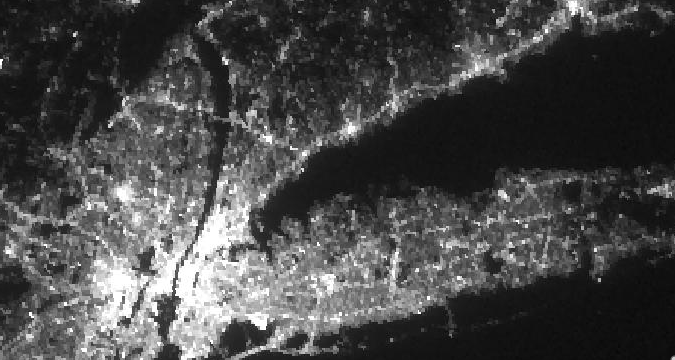
#> input picture febNy.png, 675 x 360 px; its folder holds only this picture in this run
$ python analyzeNightLight.py febNy.png
#> lines starting #> are read from the running program, lines starting #| are printed output that depends on the picture
#This script was made for the 2020 NASA Rocket Apps Hackathon.
#The SustainableSeers' goal is to analyze and prepare graphics on
#how COVID-19 affected the UN's SDG #11.
#By hexatedjuice | https://github.com/hexatedjuice

from PIL import Image
import sys
import cv2
import numpy as np

files = sys.argv[1:]
values = []

def main():
	clean(files)
	analyze(files)
	report(values)

def clean(stuff):
	tmp = []
	for a in stuff:
		im = cv2.imread(a)
#> im is the input picture: shape (360, 675, 3); min 3, max 255, mean 71.7

		#smooth images by closing and opening w enlarging kernel
		morph = im.copy()
		kernel = cv2.getStructuringElement(cv2.MORPH_RECT, (1, 1))
		morph = cv2.morphologyEx(morph, cv2.MORPH_CLOSE, kernel)
		morph = cv2.morphologyEx(morph, cv2.MORPH_OPEN, kernel)
		kernel = cv2.getStructuringElement(cv2.MORPH_RECT, (2, 2))

		# morph gradient and channel split
		gradient_image = cv2.morphologyEx(morph, cv2.MORPH_GRADIENT, kernel)
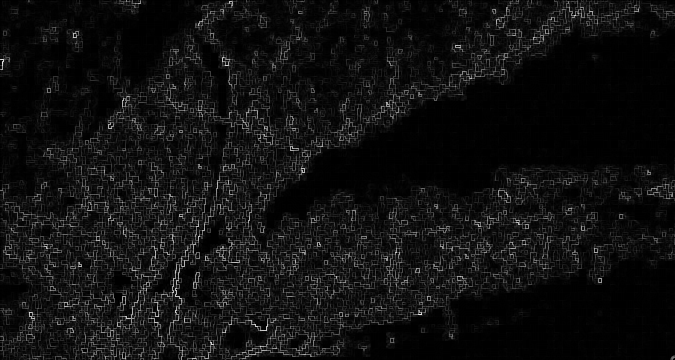
#> gradient_image: shape (360, 675, 3); min 0, max 235, mean 17

		image_channels = np.split(np.asarray(gradient_image), 3, axis=2)
#> image_channels = 3 items
		channel_height, channel_width, _ = image_channels[0].shape
#> channel_height = 360; channel_width = 675
		for i in range(0, 3):
		    _, image_channels[i] = cv2.threshold(~image_channels[i], 0, 255, cv2.THRESH_OTSU | cv2.THRESH_BINARY)
		    image_channels[i] = np.reshape(image_channels[i], newshape=(channel_height, channel_width, 1))

		image_channels = np.concatenate((image_channels[0], image_channels[1], image_channels[2]), axis=2)
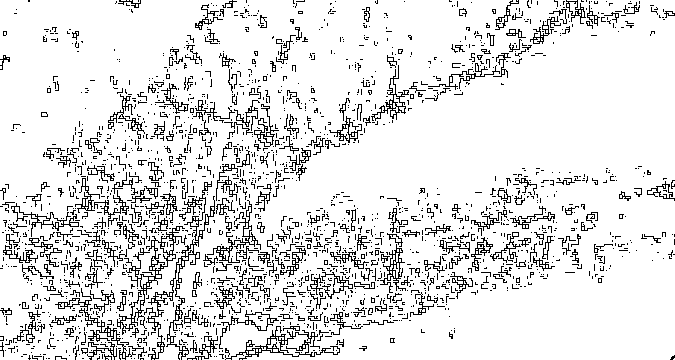
#> image_channels: shape (360, 675, 3); 88.7% white; black in thin lines or dots

		newimg_name = str(a.split('.')[:1]).translate({ord(x): None for x in "'[]"}) + '_cleaned.png'
		cv2.imwrite(newimg_name, image_channels)
		tmp.append(newimg_name)
	global files
	files = []
	files = tmp


def analyze(files):

	for i in files:
		im = np.array(Image.open(i).convert('1').convert('RGB'))
		white = [255,255,255]
		black = [0,0,0]

		#matching pixels to set rgb values
		result = np.count_nonzero(np.all(im==white,axis=2))
#> result = 215574
		result2 = np.count_nonzero(np.all(im==black,axis=2))
#> result2 = 27426
		values.extend([result,result2])

def report(stuff):
	for i in range(0,len(stuff),2):
		percent = str(float(stuff[i+1]) / float(stuff[i]+ stuff[i+1]) * 100)[:5] + '%'
		print(files[int(i/2)].replace('_cleaned', '') + ' has ' + percent + ' illuminated')
#> this loop made 1 pass
#> percent on pass 1: '11.28%'
#| febNy.png has 11.28% illuminated

if __name__ == "__main__":
	main()

$ run again, on hubei_vir_2020035.png
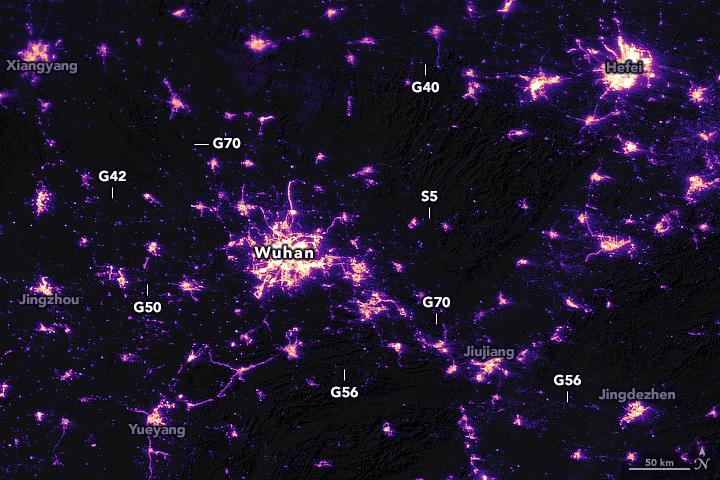
#> input picture hubei_vir_2020035.png, 720 x 480 px
#> in clean, im is the input picture: shape (480, 720, 3); mean B, G, R 43, 22.2, 31.7
#> in clean, `gradient_image = cv2.morphologyEx(morph, cv2.MORPH_GRADIENT, kernel)`:
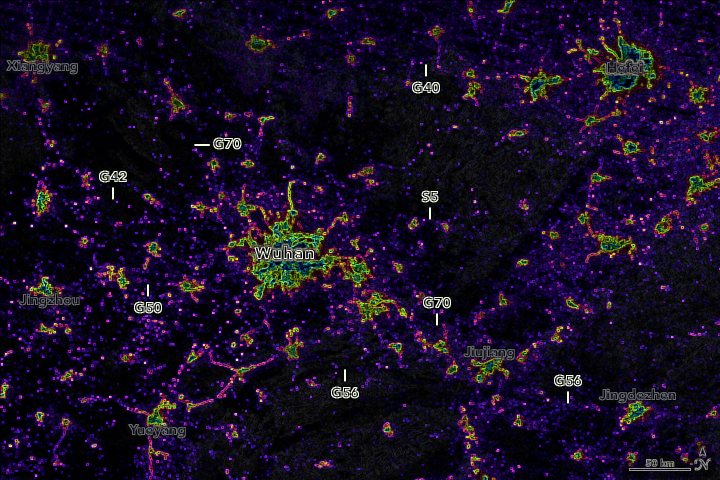
#> gradient_image: shape (480, 720, 3); mean B, G, R 36.7, 13.6, 23.7
#> in clean, `image_channels = np.split(np.asarray(gradient_image), 3, axis=2)`: image_channels = 3 items
#> in analyze, `im = np.array(Image.open(i).convert('1').convert('RGB'))`:
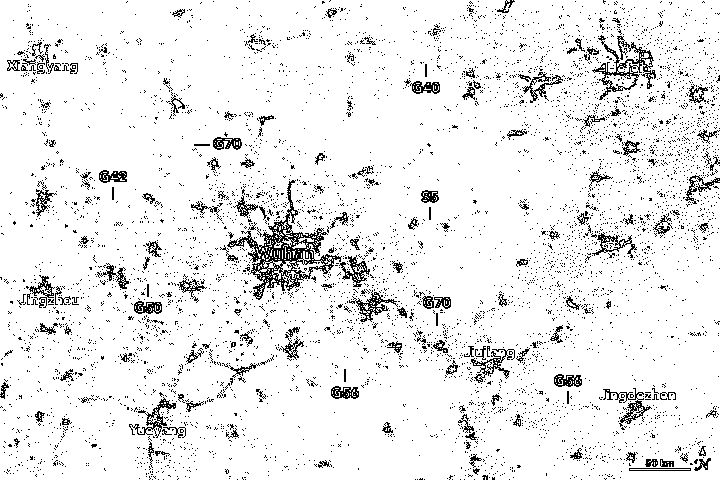
#> im: shape (480, 720, 3); 92.4% white; black in thin lines or dots
#> result = 319238
#> result2 = 26362
#> the loop in report, `for i in range(0,len(stuff),2):` made 1 pass
#> percent on pass 1: '7.627%'
#> (printed output is left out)
